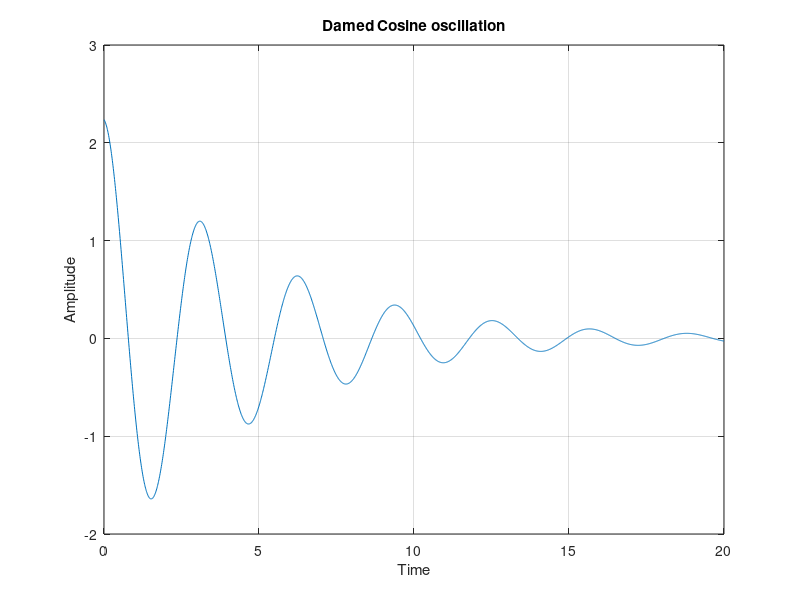

Source code (MATLAB):
t=0:0.01:20;
z=sqrt(5)*exp(-0.2*t).*cos(2*t);
plot(t,z)
grid on
xlabel('Time')
ylabel('Amplitude')
title('Damed Cosine oscillation')